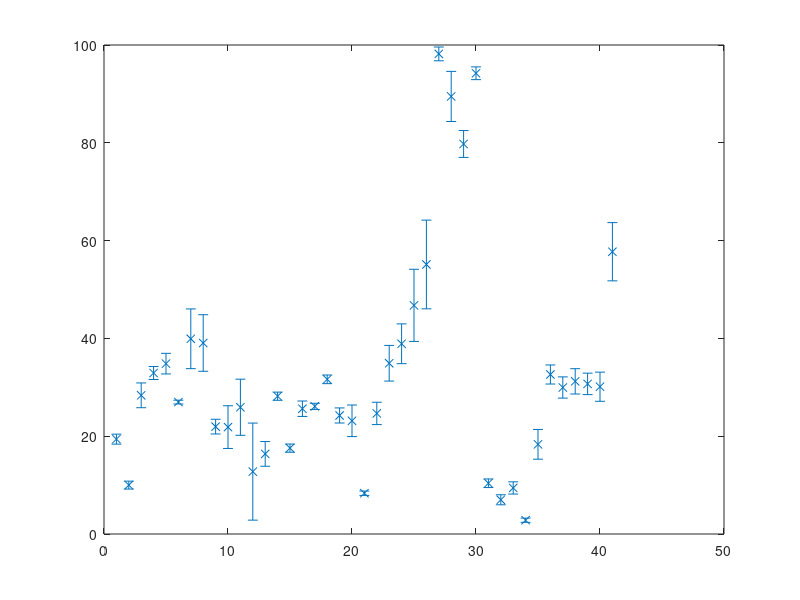

MATLAB code for this plot:
function [P] = plotmeasurements()
  
  P=[19.4;
  10;
  28.36;
  32.92;
  34.84;
  26.98;
  39.92;
  39.06;
  21.96;
  21.86;
  25.92;
  12.76;
  16.38;
  28.18;
  17.56;
  25.62;
  26.1;
  31.63;
  24.24;
  23.15;
  8.34;
  24.66;
  34.92;
  38.9;
  46.76;
  55.12;
  98.18;
  89.48;
  79.76;
  94.22;
  10.38;
  7;
  9.42;
  2.82;
  18.34;
  32.62;
  29.96;
  31.22;
  30.7;
  30.12;
  57.725];
  
  std=[
  1.019803903;
  0.8093207028;
  2.532390175;
  1.325518766;
  2.107842499;
  0.3898717738;
  6.106308214;
  5.784289066;
  1.504327092;
  4.366119559;
  5.738640954;
  9.92537153;
  2.526262061;
  0.8348652586;
  0.8414273587;
  1.577022511;
  0.6284902545;
  0.882892972;
  1.543696861;
  3.228002478;
  0.4449719092;
  2.283199509;
  3.645819524;
  4.068169121;
  7.375838935;
  9.069013177;
  1.407835218;
  5.123670559;
  2.746452257;
  1.302689526;
  0.8786353055;
  1.027131929;
  1.249799984;
  0.4324349662;
  3.041874422;
  1.948589233;
  2.170944495;
  2.587856256;
  2.196588264;
  2.982783935;
  5.952800461;
  ];
  
  errorbar(P,std,'x')
  
endfunction
